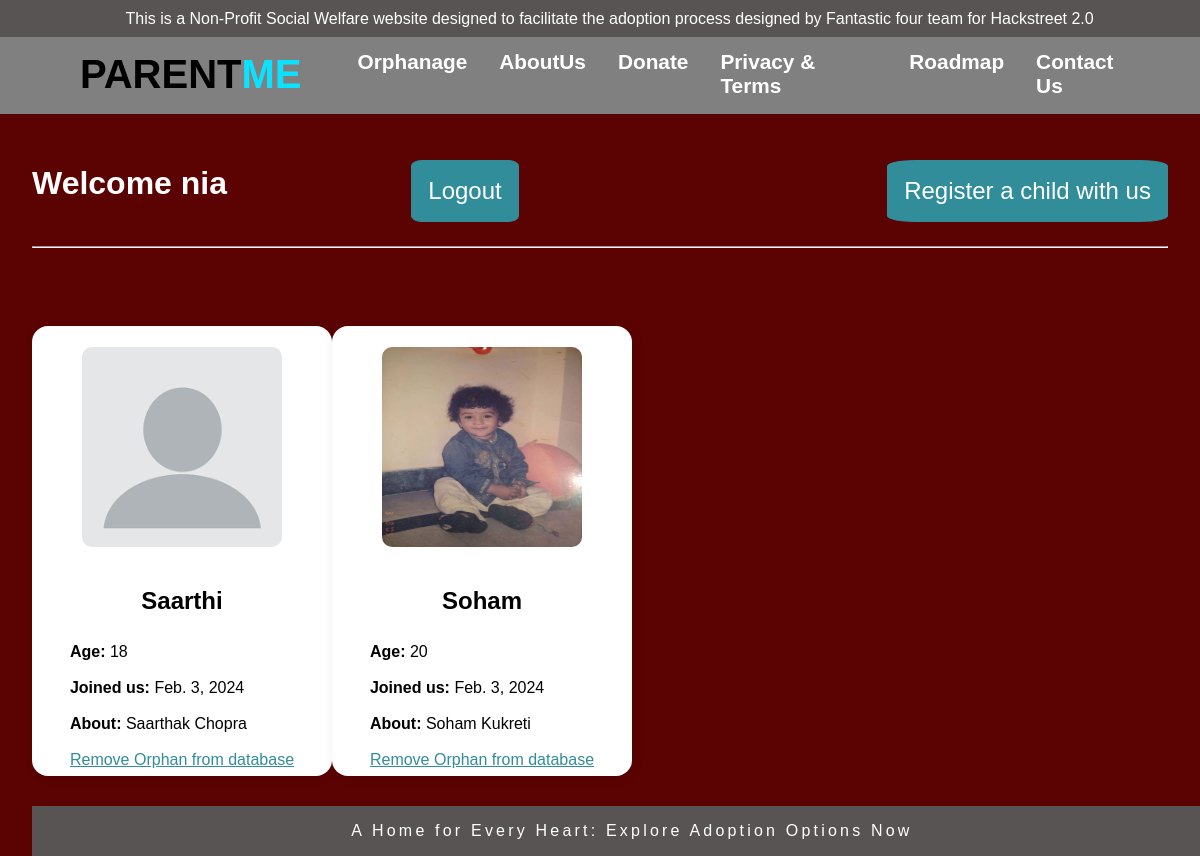
The app's page /Orphans/ (signed in), older data.
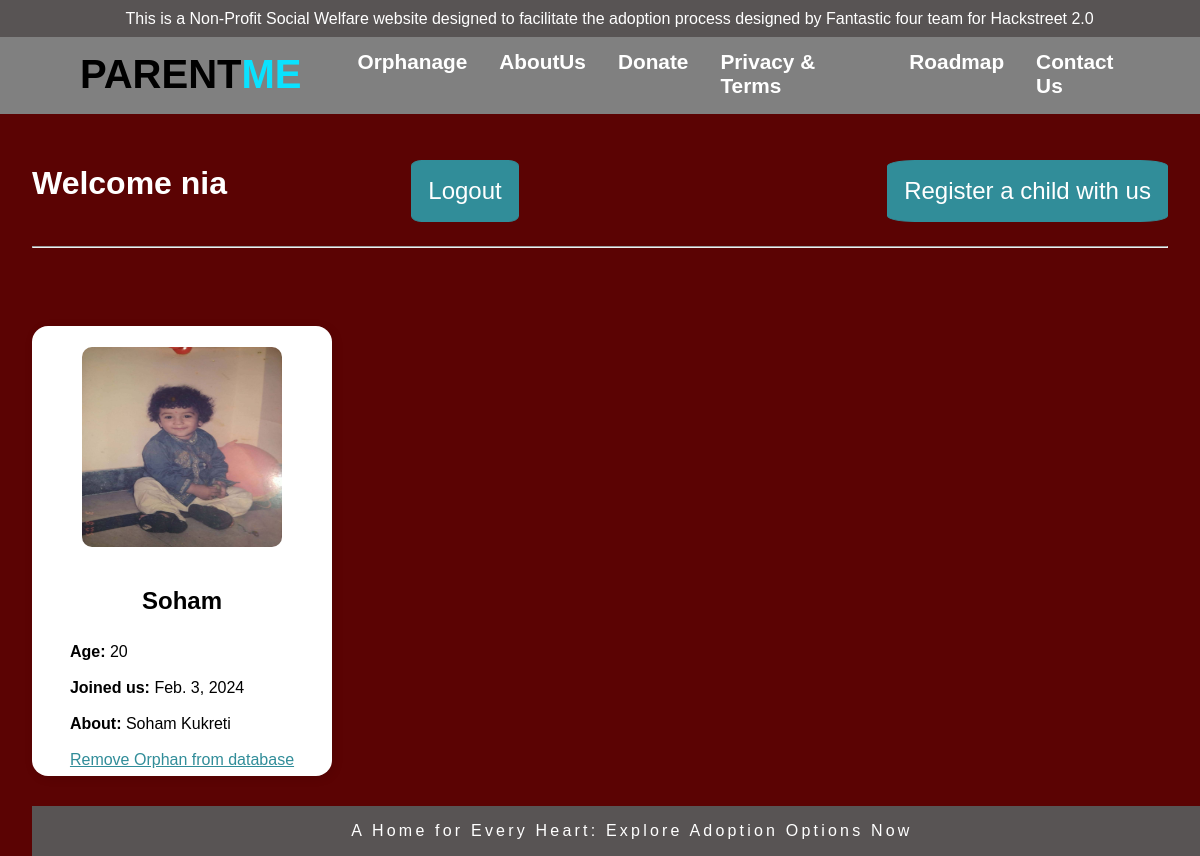
The same page, newer data.
### main/models.py (models this page shows, shortened)
class Orphan(models.Model):
    orphanage = models.ForeignKey(User,on_delete=models.CASCADE,null=True,blank=True)
    child_image = models.ImageField(null=True,blank=True,upload_to="images/")
    name = models.CharField(max_length=200)
    description = models.TextField(null=True,blank=True)
    age = models.CharField(max_length=2)
    joined = models.DateField(auto_now_add=True)
    class Meta:
        ordering = ['age']

### main/views.py (the view)
# urls.py: path('Orphans/',views.OrphanList.as_view(),name='OrphanList'),
class OrphanList(LoginRequiredMixin, ListView):
    model = Orphan
    context_object_name = 'Orphans'
    def get_context_data(self, **kwargs):
        context = super().get_context_data(**kwargs)
        context['Orphans'] = context['Orphans'].filter(orphanage=self.request.user)
        return context

### main/templates/main/orphan_list.html
{% extends 'main/base.html' %}
{% block content %}
<div class="top">
    {% if request.user.is_authenticated %}
    <h1 style="color:white;">Welcome {{request.user}}</h1>
    <a href="{% url 'logout-orphanage' %}" class="btn" style="margin: 1rem 0 1rem 0;">Logout</a>
    {% else %}
        <a href="{% url 'login-orphanage' %}">Login</a>
    {% endif %}
    <br>
    <a href="{% url 'AddOrphan' %}" class="btn" style="margin: 1rem 0 1rem 0;">Register a child with us</a>
</div>
<hr>
<div class="outergrid">
    {% for orphan in Orphans %}
    <div class="gridcell">
        {% if orphan.child_image %}
            <img src="{{orphan.child_image.url}}" width="200px" height="200px" style="border-radius: 5%;">
        {% else %}
            <img src="/static/assets/images/noUser.png" width="200px" height="200px" style="border-radius: 5%;">
        {% endif %}
        <div>
            <h2><a href="{% url 'UpdateOrphanDetails' orphan.id %}" style="text-decoration: none; color: black;">{{orphan.name}}</a></h2>
        </div>
        <div class="details">
            <b>Age: </b>{{orphan.age}}<br><br>
            <b>Joined us: </b>{{orphan.joined}}<br><br>
            <b>About: </b>{{orphan.description}}<br><br>
            <a href="{% url 'RemoveOrphan' orphan.id %}" style="color: rgb(49,141,153);">Remove Orphan from database</a>
        </div>
    </div>
    {% endfor %}
{% endblock content %}

Row changes from the older to the newer data that the page shows:
removed Orphan: name "Saarthi", age "18", joined "Feb. 3, 2024", description "Saarthak Chopra"
